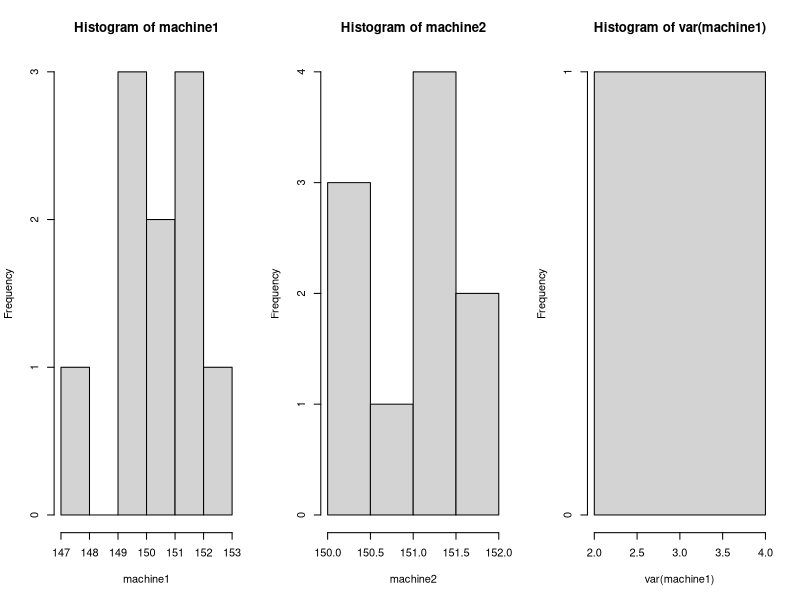

Here is the R script that generated this plot:
machine1 = c(151.2, 150.5, 149.2, 147.5, 152.9, 152.0, 151.3, 149.7, 149.4, 150.7)


machine2 = c(151.9, 151.4, 150.3, 151.2, 151.0, 150.2, 151.2, 151.4, 150.4, 151.7)

var(machine1)
var(machine2)

par(mfrow=c(1,3))
hist(machine1)
hist(machine2)
hist(var(machine1))
